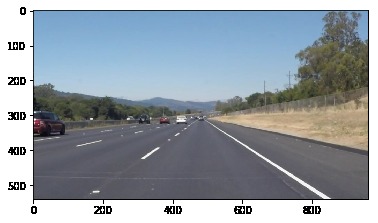
#> input picture challenge-3：车道检测/lane2.png, 378 x 223 px
$ python cv2_lane_detection_picture2.py
#> lines starting #> are read from the running program, lines starting #| are printed output that depends on the picture; after the words box and inside, x2 and y2 are one past the last pixel; in counts of white or black regions, pixels touching at a corner belong together
#> further down, img is the input picture: shape (223, 378, 3); mean B, G, R 165.9, 157.7, 148.6
#> (printed output is left out)
# ex2tron's blog:
# http://ex2tron.wang
# 图片和视频下载：http://blog.codec.wang/cv2_lane_detection_material.zip

import cv2
import numpy as np

# 高斯滤波核大小
blur_ksize = 5

# Canny边缘检测高低阈值
canny_lth = 50
canny_hth = 150

# 霍夫变换参数
rho = 1
theta = np.pi / 180
threshold = 15
min_line_len = 40
max_line_gap = 20


def process_an_image(img):
    # 1. 灰度化、滤波和Canny
    gray = cv2.cvtColor(img, cv2.COLOR_RGB2GRAY)
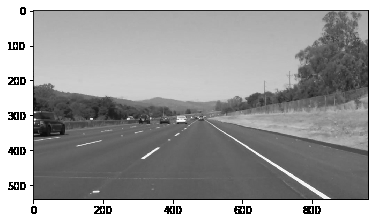
#> gray: shape (223, 378); min 0, max 255, mean 159.2
    blur_gray = cv2.GaussianBlur(gray, (blur_ksize, blur_ksize), 1)
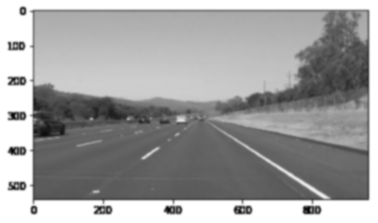
#> blur_gray: shape (223, 378); min 7, max 255, mean 159.2
    edges = cv2.Canny(blur_gray, canny_lth, canny_hth)
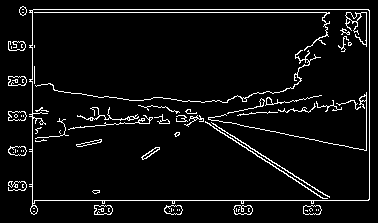
#> edges: shape (223, 378); 5.6% white in thin lines or dots, all inside (x1, y1, x2, y2) = (8, 6, 370, 215)

    # 2. 标记四个坐标点用于ROI截取
    rows, cols = edges.shape
#> rows = 223; cols = 378
    points = np.array([[(0, rows), (460, 325), (520, 325), (cols, rows)]])
    # [[[0 540], [460 325], [520 325], [960 540]]]
    roi_edges = roi_mask(edges, points)

    # 3. 霍夫直线提取
    drawing, lines = hough_lines(roi_edges, rho, theta,
                                 threshold, min_line_len, max_line_gap)

    # 4. 车道拟合计算
    draw_lanes(drawing, lines)

    # 5. 最终将结果合在原图上
    result = cv2.addWeighted(img, 0.9, drawing, 0.2, 0)

    return result


def roi_mask(img, corner_points):
    # 创建掩膜
    mask = np.zeros_like(img)
    cv2.fillPoly(mask, corner_points, 255)
#> mask: shape (223, 378); every value is 0

    masked_img = cv2.bitwise_and(img, mask)
    return masked_img


def hough_lines(img, rho, theta, threshold, min_line_len, max_line_gap):
    # 统计概率霍夫直线变换
#> called with rho = 1, theta = 0.0175, threshold = 15, min_line_len = 40, max_line_gap = 20
    lines = cv2.HoughLinesP(img, rho, theta, threshold,
                            minLineLength=min_line_len, maxLineGap=max_line_gap)
#> lines = None
#> in process_an_image, `drawing, lines = hough_lines(roi_edges, rho, theta, threshold, min_lin..`: drawing: shape (223, 378, 3); every value is 0

    # 新建一副空白画布
    drawing = np.zeros((img.shape[0], img.shape[1], 3), dtype=np.uint8)
    # 画出直线检测结果
    # draw_lines(drawing, lines)

    return drawing, lines


def draw_lines(img, lines, color=[0, 0, 255], thickness=1):
    for line in lines:
        for x1, y1, x2, y2 in line:
            cv2.line(img, (x1, y1), (x2, y2), color, thickness)


def draw_lanes(img, lines, color=[255, 0, 0], thickness=8):
#> called with thickness = 8
    print('lines',lines)
    # a. 划分左右车道
    left_lines, right_lines = [], []
    for line in lines:
        for x1, y1, x2, y2 in line:
            k = (y2 - y1) / (x2 - x1)
            if k < 0:
                left_lines.append(line)
            else:
                right_lines.append(line)

    if (len(left_lines) <= 0 or len(right_lines) <= 0):
        return

    # b. 清理异常数据
    clean_lines(left_lines, 0.1)
    clean_lines(right_lines, 0.1)

    # c. 得到左右车道线点的集合，拟合直线
    left_points = [(x1, y1) for line in left_lines for x1, y1, x2, y2 in line]
    left_points = left_points + [(x2, y2)
                                 for line in left_lines for x1, y1, x2, y2 in line]

    right_points = [(x1, y1)
                    for line in right_lines for x1, y1, x2, y2 in line]
    right_points = right_points + \
        [(x2, y2) for line in right_lines for x1, y1, x2, y2 in line]

    left_results = least_squares_fit(left_points, 325, img.shape[0])
    right_results = least_squares_fit(right_points, 325, img.shape[0])

    # 注意这里点的顺序
    vtxs = np.array(
        [[left_results[1], left_results[0], right_results[0], right_results[1]]])
    # d.填充车道区域
    cv2.fillPoly(img, vtxs, (0, 255, 0))

    # 或者只画车道线
    # cv2.line(img, left_results[0], left_results[1], (0, 255, 0), thickness)
    # cv2.line(img, right_results[0], right_results[1], (0, 255, 0), thickness)


def clean_lines(lines, threshold):
    # 迭代计算斜率均值，排除掉与差值差异较大的数据
    slope = [(y2 - y1) / (x2 - x1)
             for line in lines for x1, y1, x2, y2 in line]
    while len(lines) > 0:
        mean = np.mean(slope)
        diff = [abs(s - mean) for s in slope]
        idx = np.argmax(diff)
        if diff[idx] > threshold:
            slope.pop(idx)
            lines.pop(idx)
        else:
            break


def least_squares_fit(point_list, ymin, ymax):
    # 最小二乘法拟合
    x = [p[0] for p in point_list]
    y = [p[1] for p in point_list]

    # polyfit第三个参数为拟合多项式的阶数，所以1代表线性
    fit = np.polyfit(y, x, 1)
    fit_fn = np.poly1d(fit)  # 获取拟合的结果

    xmin = int(fit_fn(ymin))
    xmax = int(fit_fn(ymax))

    return [(xmin, ymin), (xmax, ymax)]


if __name__ == "__main__":
    img = cv2.imread('lane2.png')
    print(img)
#> (the run stopped early here; a loop or call above may not have finished)
